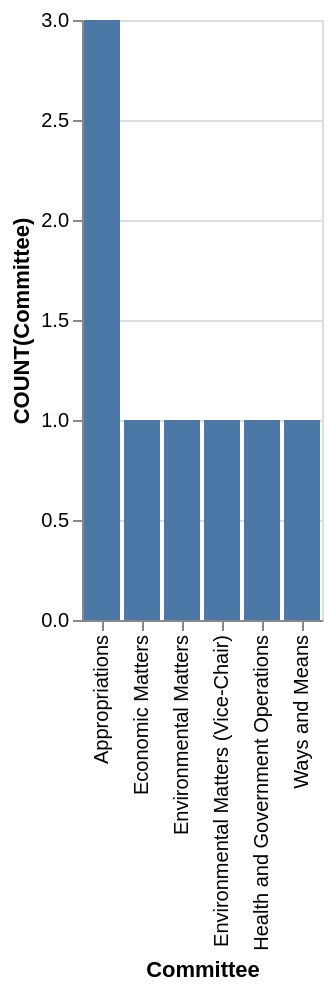

Specify this chart in Vega-Lite:
### Vega-Lite specification from a JSON file in a GitHub repository (floating-point values rounded to 4 significant figures)
{"data": {"values": [{"x_data": "Appropriations", "y_data": 3}, {"x_data": "Economic Matters", "y_data": 1}, {"x_data": "Environmental Matters", "y_data": 1}, {"x_data": "Environmental Matters (Vice-Chair)", "y_data": 1}, {"x_data": "Health and Government Operations", "y_data": 1}, {"x_data": "Ways and Means", "y_data": 1}]}, "mark": "bar", "encoding": {"x": {"field": "x_data", "type": "nominal", "title": "Committee", "sort": {"op": "sum", "field": "y_data", "order": "descending"}}, "y": {"field": "y_data", "type": "quantitative", "title": "COUNT(Committee)"}}}
